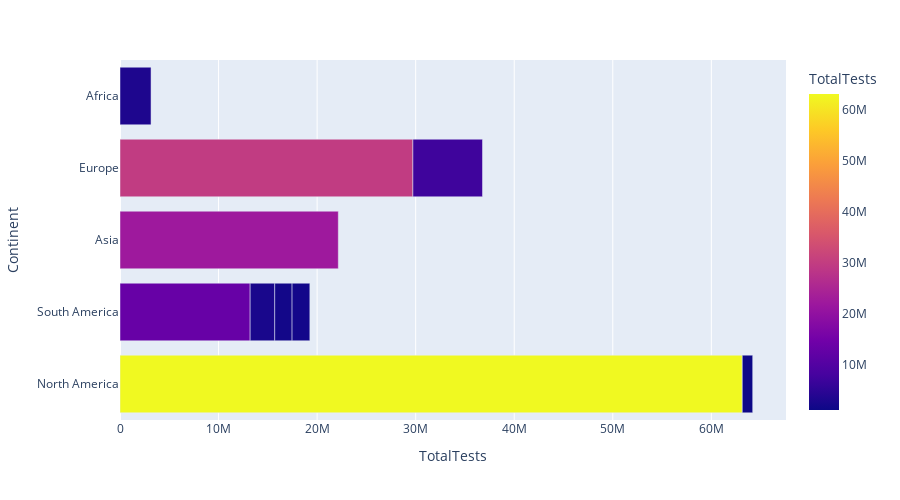

Notebook code for this chart:
### Code cell
# TotalTests vs Continent
px.bar(df1.head(10), x='TotalTests', y='Continent', color='TotalTests', orientation='h', height=500, hover_data=['Country/Region','Continent'])

### Figure 1 — Plotly figure (JSON) as saved in the notebook; plotly's stock layout.template omitted (floating-point values rounded to 4 significant figures)
{"data": [{"alignmentgroup": "True", "customdata": [["USA", "North America"], ["Brazil", "South America"], ["India", "Asia"], ["Russia", "Europe"], ["South Africa", "Africa"], ["Mexico", "North America"], ["Peru", "South America"], ["Chile", "South America"], ["Colombia", "South America"], ["Spain", "Europe"]], "hovertemplate": "TotalTests=%{marker.color}<br>Continent=%{customdata[1]}<br>Country/Region=%{customdata[0]}<extra></extra>", "legendgroup": "", "marker": {"color": [63139605, 13206188, 22149351, 29716907, 3149807, 1056915, 2493429, 1760615, 1801835, 7064329], "coloraxis": "coloraxis"}, "name": "", "offsetgroup": "", "orientation": "h", "showlegend": false, "textposition": "auto", "type": "bar", "x": [63139605, 13206188, 22149351, 29716907, 3149807, 1056915, 2493429, 1760615, 1801835, 7064329], "xaxis": "x", "y": ["North America", "South America", "Asia", "Europe", "Africa", "North America", "South America", "South America", "South America", "Europe"], "yaxis": "y"}], "layout": {"barmode": "relative", "coloraxis": {"colorbar": {"title": {"text": "TotalTests"}}, "colorscale": [[0, "#0d0887"], [0.1111, "#46039f"], [0.2222, "#7201a8"], [0.3333, "#9c179e"], [0.4444, "#bd3786"], [0.5556, "#d8576b"], [0.6667, "#ed7953"], [0.7778, "#fb9f3a"], [0.8889, "#fdca26"], [1, "#f0f921"]]}, "height": 500, "legend": {"tracegroupgap": 0}, "margin": {"t": 60}, "xaxis": {"anchor": "y", "domain": [0, 1], "title": {"text": "TotalTests"}}, "yaxis": {"anchor": "x", "domain": [0, 1], "title": {"text": "Continent"}}}}
